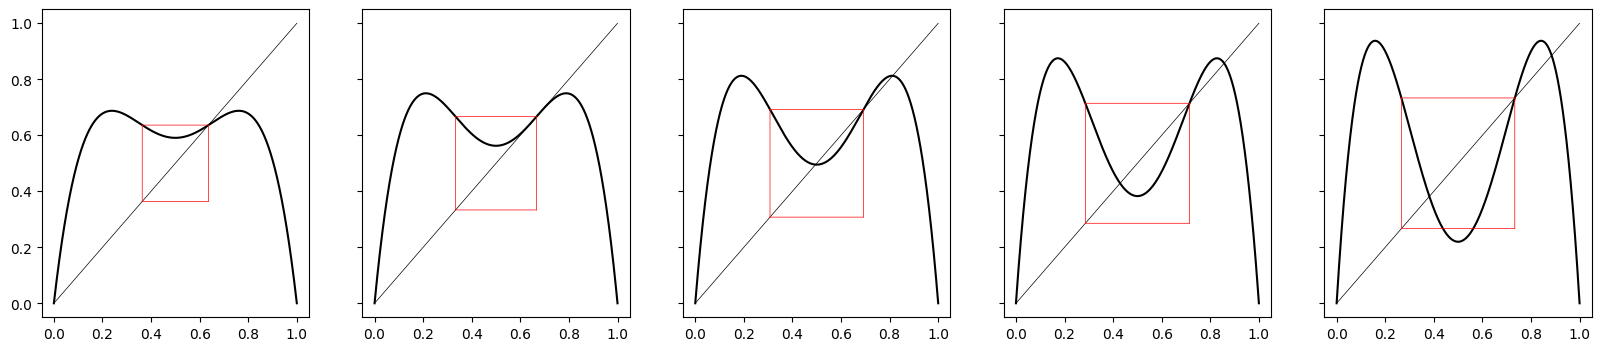

The script that saved this image:
import numpy as np
from matplotlib import pyplot as plt


def h(x, mu, n=1):
    y = x
    for k in range(n):
        y = mu*y*(1 - y)
    return y


def draw_box(mu, axes):
    p_mu_line, p_mu = 1/mu, (mu - 1)/mu
    x = np.linspace(start=p_mu_line, stop=p_mu, num=10000)
    const_p_mu = np.zeros(10000) + p_mu
    const_p_mu_line = np.zeros(10000) + p_mu_line
    axes.plot(x, const_p_mu, color='red', linewidth=0.5)
    axes.plot(x, const_p_mu_line, color='red', linewidth=0.5)
    axes.plot(const_p_mu, x, color='red', linewidth=0.5)
    axes.plot(const_p_mu_line, x, color='red', linewidth=0.5)


figure, axes = plt.subplots(nrows=1, ncols=5, figsize=(20,4), sharey=True)

mu = [2.75, 3, 3.25, 3.5, 3.75]
x = np.linspace(start=0, stop=1, num=10000)
for i in range(5):
    y = h(x, mu[i], 2)
    axes[i].plot(x, y, color='black')
    axes[i].plot(x, x, color='black', linewidth=0.5)
    draw_box(mu[i], axes[i])

figure.savefig(fname='h^2withboxes.png', bbox_inches='tight')
